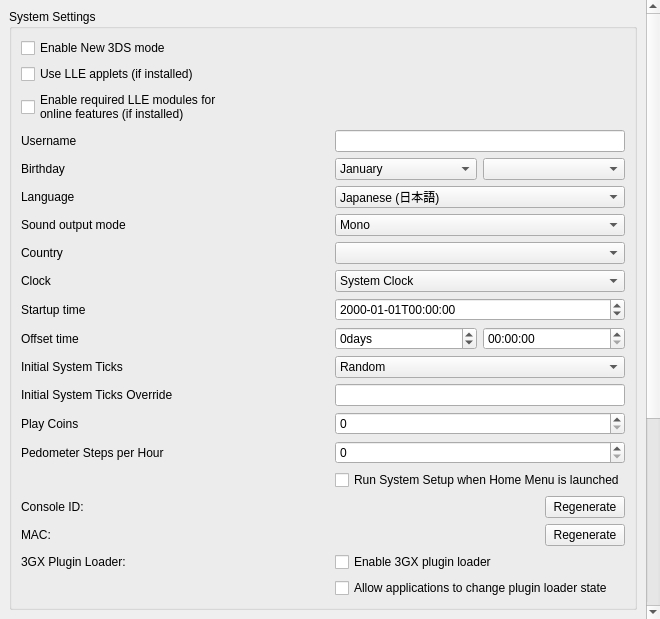
<?xml version="1.0" encoding="UTF-8"?>
<ui version="4.0">
 <class>ConfigureSystem</class>
 <widget class="QWidget" name="ConfigureSystem">
  <property name="geometry">
   <rect>
    <x>0</x>
    <y>0</y>
    <width>653</width>
    <height>619</height>
   </rect>
  </property>
  <property name="windowTitle">
   <string>Form</string>
  </property>
  <layout class="QVBoxLayout" name="verticalLayout_scrollbar">
   <property name="spacing">
    <number>0</number>
   </property>
   <property name="leftMargin">
    <number>0</number>
   </property>
   <property name="topMargin">
    <number>0</number>
   </property>
   <property name="rightMargin">
    <number>0</number>
   </property>
   <property name="bottomMargin">
    <number>0</number>
   </property>
   <item>
    <widget class="QScrollArea" name="scrollArea">
     <property name="minimumSize">
      <size>
       <width>660</width>
       <height>480</height>
      </size>
     </property>
     <property name="frameShape">
      <enum>QFrame::NoFrame</enum>
     </property>
     <property name="lineWidth">
      <number>1</number>
     </property>
     <property name="widgetResizable">
      <bool>true</bool>
     </property>
     <widget class="QWidget" name="scrollAreaWidgetContents">
      <property name="geometry">
       <rect>
        <x>0</x>
        <y>0</y>
        <width>422</width>
        <height>500</height>
       </rect>
      </property>
      <layout class="QHBoxLayout" name="horizontalLayout">
       <item>
        <layout class="QVBoxLayout" name="verticalLayout">
         <item>
          <widget class="QGroupBox" name="group_system_settings">
           <property name="title">
            <string>System Settings</string>
           </property>
           <layout class="QGridLayout" name="gridLayout">
            <item row="1" column="0">
             <widget class="QCheckBox" name="toggle_new_3ds">
              <property name="text">
               <string>Enable New 3DS mode</string>
              </property>
             </widget>
            </item>
            <item row="2" column="0">
             <widget class="QCheckBox" name="toggle_lle_applets">
              <property name="text">
               <string>Use LLE applets (if installed)</string>
              </property>
             </widget>
            </item>
            <item row="3" column="0">
             <widget class="QCheckBox" name="enable_required_online_lle_modules">
              <property name="text">
               <string>Enable required LLE modules for
online features (if installed)</string>
              </property>
              <property name="toolTip">
               <string>Enables the LLE modules needed for online multiplayer, eShop access, etc.</string>
              </property>
             </widget>
            </item>
            <item row="4" column="1">
             <widget class="QLineEdit" name="edit_username">
              <property name="sizePolicy">
               <sizepolicy hsizetype="Preferred" vsizetype="Fixed">
                <horstretch>0</horstretch>
                <verstretch>0</verstretch>
               </sizepolicy>
              </property>
              <property name="maxLength">
               <number>10</number>
              </property>
             </widget>
            </item>
            <item row="4" column="0">
             <widget class="QLabel" name="label_username">
              <property name="text">
               <string>Username</string>
              </property>
             </widget>
            </item>
            <item row="5" column="0">
             <widget class="QLabel" name="label_birthday">
              <property name="text">
               <string>Birthday</string>
              </property>
             </widget>
            </item>
            <item row="5" column="1">
             <layout class="QHBoxLayout" name="horizontalLayout_birthday2">
              <item>
               <widget class="QComboBox" name="combo_birthmonth">
                <item>
                 <property name="text">
                  <string>January</string>
                 </property>
                </item>
                <item>
                 <property name="text">
                  <string>February</string>
                 </property>
                </item>
                <item>
                 <property name="text">
                  <string>March</string>
                 </property>
                </item>
                <item>
                 <property name="text">
                  <string>April</string>
                 </property>
                </item>
                <item>
                 <property name="text">
                  <string>May</string>
                 </property>
                </item>
                <item>
                 <property name="text">
                  <string>June</string>
                 </property>
                </item>
                <item>
                 <property name="text">
                  <string>July</string>
                 </property>
                </item>
                <item>
                 <property name="text">
                  <string>August</string>
                 </property>
                </item>
                <item>
                 <property name="text">
                  <string>September</string>
                 </property>
                </item>
                <item>
                 <property name="text">
                  <string>October</string>
                 </property>
                </item>
                <item>
                 <property name="text">
                  <string>November</string>
                 </property>
                </item>
                <item>
                 <property name="text">
                  <string>December</string>
                 </property>
                </item>
               </widget>
              </item>
              <item>
               <widget class="QComboBox" name="combo_birthday"/>
              </item>
             </layout>
            </item>
            <item row="6" column="0">
             <widget class="QLabel" name="label_language">
              <property name="text">
               <string>Language</string>
              </property>
             </widget>
            </item>
            <item row="6" column="1">
             <widget class="QComboBox" name="combo_language">
              <property name="toolTip">
               <string>Note: this can be overridden when region setting is auto-select</string>
              </property>
              <item>
               <property name="text">
                <string>Japanese (日本語)</string>
               </property>
              </item>
              <item>
               <property name="text">
                <string>English</string>
               </property>
              </item>
              <item>
               <property name="text">
                <string>French (français)</string>
               </property>
              </item>
              <item>
               <property name="text">
                <string>German (Deutsch)</string>
               </property>
              </item>
              <item>
               <property name="text">
                <string>Italian (italiano)</string>
               </property>
              </item>
              <item>
               <property name="text">
                <string>Spanish (español)</string>
               </property>
              </item>
              <item>
               <property name="text">
                <string>Simplified Chinese (简体中文)</string>
               </property>
              </item>
              <item>
               <property name="text">
                <string>Korean (한국어)</string>
               </property>
              </item>
              <item>
               <property name="text">
                <string>Dutch (Nederlands)</string>
               </property>
              </item>
              <item>
               <property name="text">
                <string>Portuguese (português)</string>
               </property>
              </item>
              <item>
               <property name="text">
                <string>Russian (Русский)</string>
               </property>
              </item>
              <item>
               <property name="text">
                <string>Traditional Chinese (正體中文)</string>
               </property>
              </item>
             </widget>
            </item>
            <item row="7" column="0">
             <widget class="QLabel" name="label_sound">
              <property name="text">
               <string>Sound output mode</string>
              </property>
             </widget>
            </item>
            <item row="7" column="1">
             <widget class="QComboBox" name="combo_sound">
              <item>
               <property name="text">
                <string>Mono</string>
               </property>
              </item>
              <item>
               <property name="text">
                <string>Stereo</string>
               </property>
              </item>
              <item>
               <property name="text">
                <string>Surround</string>
               </property>
              </item>
             </widget>
            </item>
            <item row="8" column="0">
             <widget class="QLabel" name="label_country">
              <property name="text">
               <string>Country</string>
              </property>
             </widget>
            </item>
            <item row="8" column="1">
             <widget class="QComboBox" name="combo_country"/>
            </item>
            <item row="9" column="0">
             <widget class="QLabel" name="label_init_clock">
              <property name="text">
               <string>Clock</string>
              </property>
             </widget>
            </item>
            <item row="9" column="1">
             <widget class="QComboBox" name="combo_init_clock">
              <item>
               <property name="text">
                <string>System Clock</string>
               </property>
              </item>
              <item>
               <property name="text">
                <string>Fixed Time</string>
               </property>
              </item>
             </widget>
            </item>
            <item row="10" column="0">
             <widget class="QLabel" name="label_init_time">
              <property name="text">
               <string>Startup time</string>
              </property>
             </widget>
            </item>
            <item row="10" column="1">
             <widget class="QDateTimeEdit" name="edit_init_time">
              <property name="displayFormat">
               <string>yyyy-MM-ddTHH:mm:ss</string>
              </property>
             </widget>
            </item>
            <item row="11" column="0">
             <widget class="QLabel" name="label_init_time_offset">
              <property name="text">
               <string>Offset time</string>
              </property>
             </widget>
            </item>
            <item row="11" column="1">
             <layout class="QGridLayout" name="edit_init_time_offset_grid">
              <item row="0" column="0">
               <widget class="QSpinBox" name="edit_init_time_offset_days">
                <property name="suffix">
                 <string>days</string>
                </property>
                <property name="minimum">
                 <number>-2147483648</number>
                </property>
                <property name="maximum">
                 <number>2147483647</number>
                </property>
               </widget>
              </item>
              <item row="0" column="1">
               <widget class="QTimeEdit" name="edit_init_time_offset_time">
                <property name="displayFormat">
                 <string>HH:mm:ss</string>
                </property>
               </widget>
              </item>
             </layout>
            </item>
            <item row="12" column="0">
             <widget class="QLabel" name="label_init_ticks_type">
              <property name="text">
               <string>Initial System Ticks</string>
              </property>
             </widget>
            </item>
            <item row="12" column="1">
             <widget class="QComboBox" name="combo_init_ticks_type">
              <item>
               <property name="text">
                <string>Random</string>
               </property>
              </item>
              <item>
               <property name="text">
                <string>Fixed</string>
               </property>
              </item>
             </widget>
            </item>
            <item row="13" column="0">
             <widget class="QLabel" name="label_init_ticks_value">
              <property name="text">
               <string>Initial System Ticks Override</string>
              </property>
             </widget>
            </item>
            <item row="13" column="1">
             <widget class="QLineEdit" name="edit_init_ticks_value">
              <property name="sizePolicy">
               <sizepolicy hsizetype="Preferred" vsizetype="Fixed">
                <horstretch>0</horstretch>
                <verstretch>0</verstretch>
               </sizepolicy>
              </property>
              <property name="maxLength">
               <number>20</number>
              </property>
             </widget>
            </item>
            <item row="14" column="0">
             <widget class="QLabel" name="label_play_coins">
              <property name="text">
               <string>Play Coins</string>
              </property>
             </widget>
            </item>
            <item row="14" column="1">
             <widget class="QSpinBox" name="spinBox_play_coins">
              <property name="maximum">
               <number>300</number>
              </property>
             </widget>
            </item>
            <item row="15" column="0">
              <widget class="QLabel" name="label_steps_per_hour">
                <property name="toolTip">
                 <string>&lt;html&gt;&lt;head/&gt;&lt;body&gt;&lt;p&gt;Number of steps per hour reported by the pedometer. Range from 0 to 65,535.&lt;/p&gt;&lt;/body&gt;&lt;/html&gt;</string>
                </property>
                <property name="text">
                  <string>Pedometer Steps per Hour</string>
                </property>
              </widget>
            </item>
            <item row="15" column="1">
              <widget class="QSpinBox" name="spinBox_steps_per_hour">
                <property name="maximum">
                  <number>9999</number>
                </property>
              </widget>
            </item>
            <item row="16" column="1">
             <widget class="QCheckBox" name="toggle_system_setup">
              <property name="text">
               <string>Run System Setup when Home Menu is launched</string>
              </property>
             </widget>
            </item>
            <item row="17" column="0">
             <widget class="QLabel" name="label_console_id">
              <property name="text">
               <string>Console ID:</string>
              </property>
             </widget>
            </item>
            <item row="17" column="1">
             <widget class="QPushButton" name="button_regenerate_console_id">
              <property name="sizePolicy">
               <sizepolicy hsizetype="Fixed" vsizetype="Fixed">
                <horstretch>0</horstretch>
                <verstretch>0</verstretch>
               </sizepolicy>
              </property>
              <property name="layoutDirection">
               <enum>Qt::RightToLeft</enum>
              </property>
              <property name="text">
               <string>Regenerate</string>
              </property>
             </widget>
            </item>
            <item row="18" column="0">
              <widget class="QLabel" name="label_mac">
                <property name="text">
                  <string>MAC:</string>
                </property>
              </widget>
            </item>
            <item row="18" column="1">
              <widget class="QPushButton" name="button_regenerate_mac">
                <property name="sizePolicy">
                  <sizepolicy hsizetype="Fixed" vsizetype="Fixed">
                    <horstretch>0</horstretch>
                    <verstretch>0</verstretch>
                  </sizepolicy>
                </property>
                <property name="layoutDirection">
                  <enum>Qt::RightToLeft</enum>
                </property>
                <property name="text">
                  <string>Regenerate</string>
                </property>
              </widget>
            </item>
            <item row="19" column="0">
             <widget class="QLabel" name="label_plugin_loader">
              <property name="text">
               <string>3GX Plugin Loader:</string>
              </property>
             </widget>
            </item>
            <item row="19" column="1">
             <widget class="QCheckBox" name="plugin_loader">
              <property name="text">
               <string>Enable 3GX plugin loader</string>
              </property>
             </widget>
            </item>
            <item row="20" column="1">
             <widget class="QCheckBox" name="allow_plugin_loader">
              <property name="text">
               <string>Allow applications to change plugin loader state</string>
              </property>
             </widget>
            </item>
           </layout>
          </widget>
         </item>
         <item>
          <widget class="QGroupBox" name="group_real_console_unique_data">
           <property name="title">
            <string>Real Console Unique Data</string>
           </property>
           <layout class="QGridLayout" name="gridLayout1">
            <item row="1" column="0">
             <widget class="QLabel" name="label_secure_info">
              <property name="text">
               <string>SecureInfo_A/B</string>
              </property>
             </widget>
            </item>
            <item row="1" column="1">
             <widget class="QWidget" name="secure_info">
              <layout class="QHBoxLayout" name="horizontalLayout_secure_info">
               <item>
                <widget class="QLabel" name="label_secure_info_status">
                 <property name="text">
                  <string/>
                 </property>
                </widget>
               </item>
               <item>
                <widget class="QPushButton" name="button_secure_info">
                 <property name="sizePolicy">
                  <sizepolicy hsizetype="Fixed" vsizetype="Fixed">
                   <horstretch>0</horstretch>
                   <verstretch>0</verstretch>
                  </sizepolicy>
                 </property>
                 <property name="layoutDirection">
                  <enum>Qt::RightToLeft</enum>
                 </property>
                 <property name="text">
                  <string>Choose</string>
                 </property>
                </widget>
               </item>
              </layout>
             </widget>
            </item>
            <item row="2" column="0">
             <widget class="QLabel" name="label_friend_code_seed">
              <property name="text">
               <string>LocalFriendCodeSeed_A/B</string>
              </property>
             </widget>
            </item>
            <item row="2" column="1">
             <widget class="QWidget" name="friend_code_seed">
              <layout class="QHBoxLayout" name="horizontalLayout_friend_code_seed">
               <item>
                <widget class="QLabel" name="label_friend_code_seed_status">
                 <property name="text">
                  <string/>
                 </property>
                </widget>
               </item>
               <item>
                <widget class="QPushButton" name="button_friend_code_seed">
                 <property name="sizePolicy">
                  <sizepolicy hsizetype="Fixed" vsizetype="Fixed">
                   <horstretch>0</horstretch>
                   <verstretch>0</verstretch>
                  </sizepolicy>
                 </property>
                 <property name="layoutDirection">
                  <enum>Qt::RightToLeft</enum>
                 </property>
                 <property name="text">
                  <string>Choose</string>
                 </property>
                </widget>
               </item>
              </layout>
             </widget>
            </item>
            <item row="3" column="0">
             <widget class="QLabel" name="label_otp">
              <property name="text">
               <string>OTP</string>
              </property>
             </widget>
            </item>
            <item row="3" column="1">
             <widget class="QWidget" name="otp">
              <layout class="QHBoxLayout" name="horizontalLayout_otp">
               <item>
                <widget class="QLabel" name="label_otp_status">
                 <property name="text">
                  <string/>
                 </property>
                </widget>
               </item>
               <item>
                <widget class="QPushButton" name="button_otp">
                 <property name="sizePolicy">
                  <sizepolicy hsizetype="Fixed" vsizetype="Fixed">
                   <horstretch>0</horstretch>
                   <verstretch>0</verstretch>
                  </sizepolicy>
                 </property>
                 <property name="layoutDirection">
                  <enum>Qt::RightToLeft</enum>
                 </property>
                 <property name="text">
                  <string>Choose</string>
                 </property>
                </widget>
               </item>
              </layout>
             </widget>
            </item>
            <item row="4" column="0">
             <widget class="QLabel" name="label_movable">
              <property name="text">
               <string>movable.sed</string>
              </property>
             </widget>
            </item>
            <item row="4" column="1">
             <widget class="QWidget" name="movable">
              <layout class="QHBoxLayout" name="horizontalLayout_movable">
               <item>
                <widget class="QLabel" name="label_movable_status">
                 <property name="text">
                  <string/>
                 </property>
                </widget>
               </item>
               <item>
                <widget class="QPushButton" name="button_movable">
                 <property name="sizePolicy">
                  <sizepolicy hsizetype="Fixed" vsizetype="Fixed">
                   <horstretch>0</horstretch>
                   <verstretch>0</verstretch>
                  </sizepolicy>
                 </property>
                 <property name="layoutDirection">
                  <enum>Qt::RightToLeft</enum>
                 </property>
                 <property name="text">
                  <string>Choose</string>
                 </property>
                </widget>
               </item>
              </layout>
             </widget>
            </item>
           </layout>
          </widget>
         </item>
         <item>
          <widget class="QLabel" name="label_disable_info">
           <property name="text">
            <string>System settings are available only when applications is not running.</string>
           </property>
           <property name="wordWrap">
            <bool>true</bool>
           </property>
          </widget>
         </item>
         <item>
          <spacer name="verticalSpacer">
           <property name="orientation">
            <enum>Qt::Vertical</enum>
           </property>
           <property name="sizeHint" stdset="0">
            <size>
             <width>20</width>
             <height>40</height>
            </size>
           </property>
          </spacer>
         </item>
        </layout>
       </item>
      </layout>
     </widget>
    </widget>
   </item>
  </layout>
 </widget>
 <tabstops>
  <tabstop>toggle_new_3ds</tabstop>
  <tabstop>edit_username</tabstop>
  <tabstop>combo_birthmonth</tabstop>
  <tabstop>combo_birthday</tabstop>
  <tabstop>combo_language</tabstop>
  <tabstop>combo_sound</tabstop>
  <tabstop>combo_country</tabstop>
  <tabstop>combo_init_clock</tabstop>
  <tabstop>edit_init_time</tabstop>
  <tabstop>spinBox_play_coins</tabstop>
  <tabstop>spinBox_steps_per_hour</tabstop>
  <tabstop>button_regenerate_console_id</tabstop>
  <tabstop>button_regenerate_mac</tabstop>
 </tabstops>
 <resources/>
 <connections/>
</ui>
